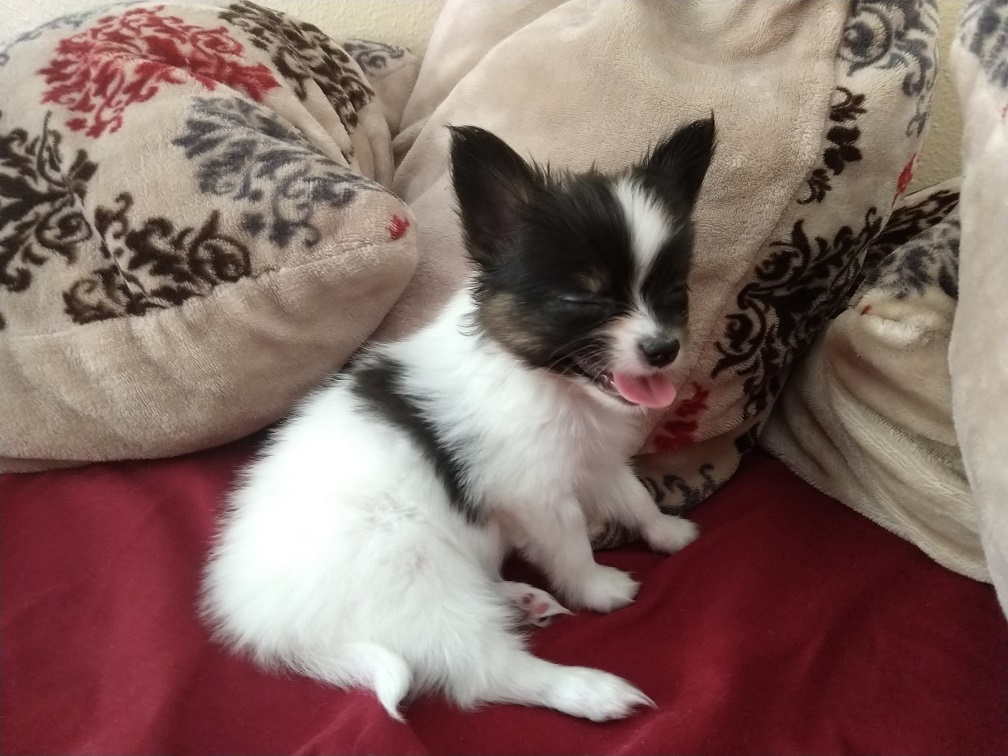
#> input picture Notes/sample_images/aurora.jpg, 1008 x 756 px, given in place of the camera
$ python motion.py
#> lines starting #> are read from the running program, lines starting #| are printed output that depends on the picture; after the words box and inside, x2 and y2 are one past the last pixel; in counts of white or black regions, pixels touching at a corner belong together
import cv2 as cv
import numpy as np


img = cv.imread("../sample_images/")

webcam = cv.VideoCapture(0)

def background_sub():
   bg = cv.createBackgroundSubtractorMOG2()

   key = ord('r')

   while key != ord('s'):
      still = webcam.read()
      img_current_gray = cv.cvtColor(still[1], cv.COLOR_BGR2GRAY)
      img = bg.apply(img_current_gray)
      cv.imshow('output', img)
      key = cv.waitKey(5)


# background_sub()

def contour_masking():
   cv.namedWindow('controls')

   cv.createTrackbar('lower', 'controls', 0, 255, lambda *args: None)
   cv.createTrackbar('upper', 'controls', 0, 255, lambda *args: None)
   key = ord('r')

   while key != ord('s'):
      still = webcam.read()
      img = still[1].copy()
#> img is the input picture: shape (756, 1008, 3); mean B, G, R 102, 107.8, 133.6
      img_current_gray = cv.cvtColor(still[1], cv.COLOR_BGR2GRAY)
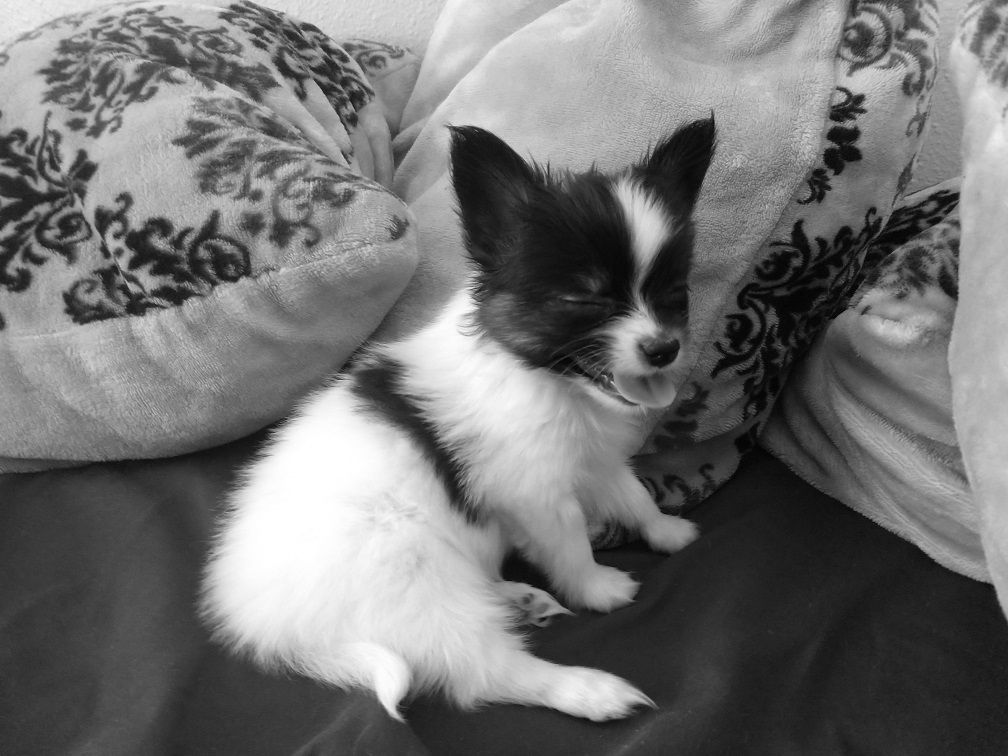
#> img_current_gray: shape (756, 1008); min 2, max 255, mean 114.9
      img_blur = cv.GaussianBlur(img_current_gray, (7,7), 0)

      lower = int(cv.getTrackbarPos('lower', 'controls'))
      upper = int(cv.getTrackbarPos('upper', 'controls'))

      img_canny = cv.Canny(img_blur, lower, upper)
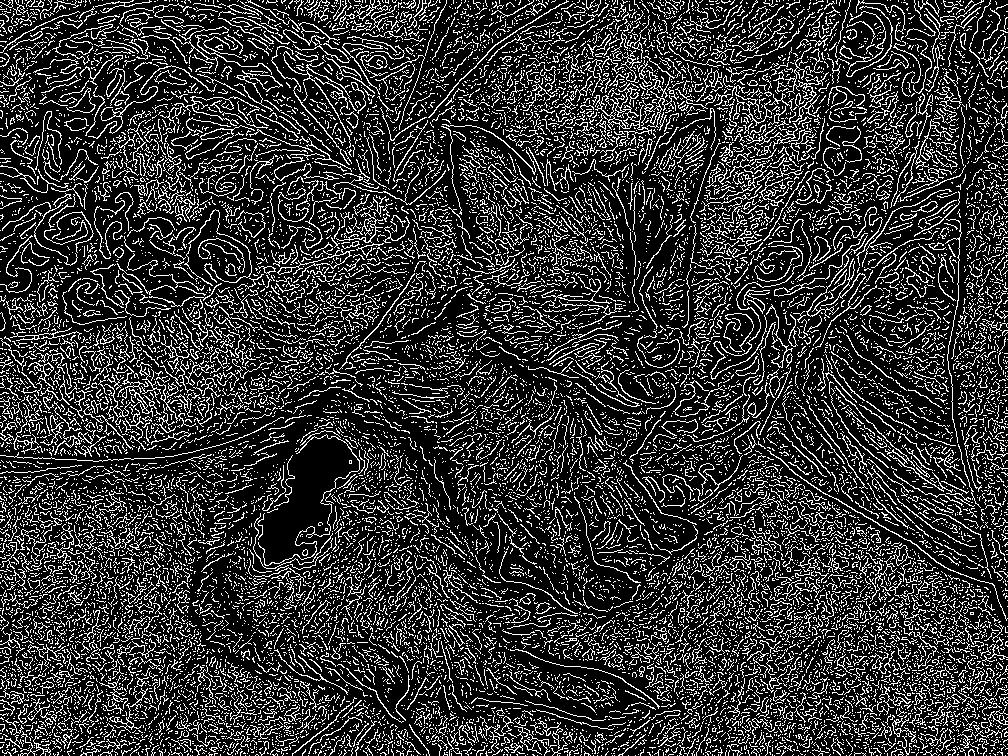
#> img_canny: shape (756, 1008); 20.2% white in thin lines or dots
      img_morphed = cv.morphologyEx(img_canny, cv.MORPH_CLOSE, np.ones((5,5)))
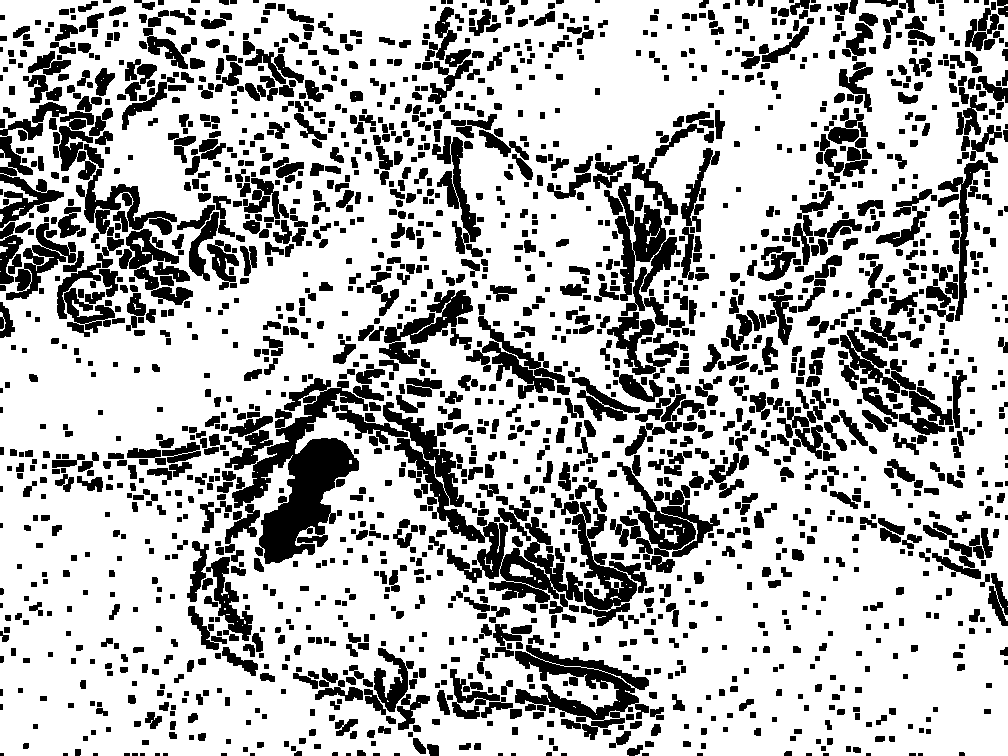
#> img_morphed: shape (756, 1008); 72.1% white; 1985 black regions (44 under 20 px)

      contours, hierarchy = cv.findContours(img_morphed,
                                            cv.RETR_EXTERNAL,
                                            cv.CHAIN_APPROX_SIMPLE)
#> contours = 14 contours, 10 with area under 20; largest, box (x1, y1, x2, y2) and area: (0, 0, 1008, 756) 751834, (0, 181, 38, 209) 322, (0, 246, 8, 253) 26, (12, 208, 24, 216) 21

      contours = sorted(contours, key=cv.contourArea)
      mask = np.zeros_like(img_morphed)

      cv.drawContours(mask,
                      [contours[-1]],
                      -1,
                      255,
                      cv.FILLED,
                      1)
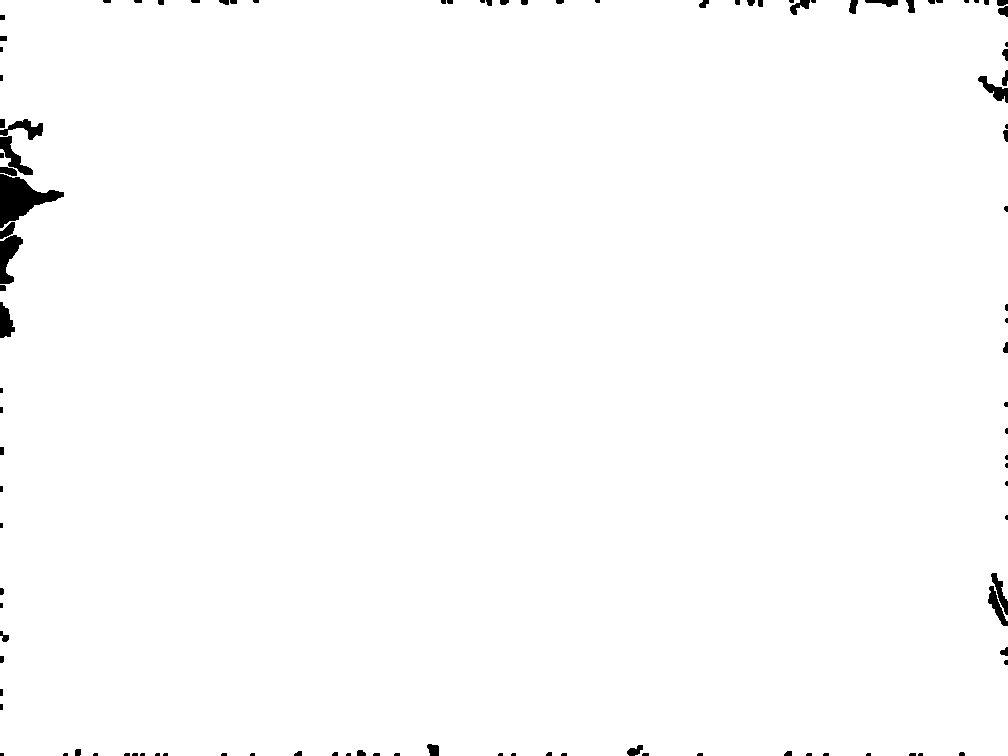
#> mask: shape (756, 1008); 99% white; 109 black regions (47 under 20 px), largest, box (x1, y1, x2, y2) and area: (0, 174, 64, 228) 1640, (0, 235, 23, 284) 623, (0, 136, 33, 175) 456
      img[mask==0] = 0
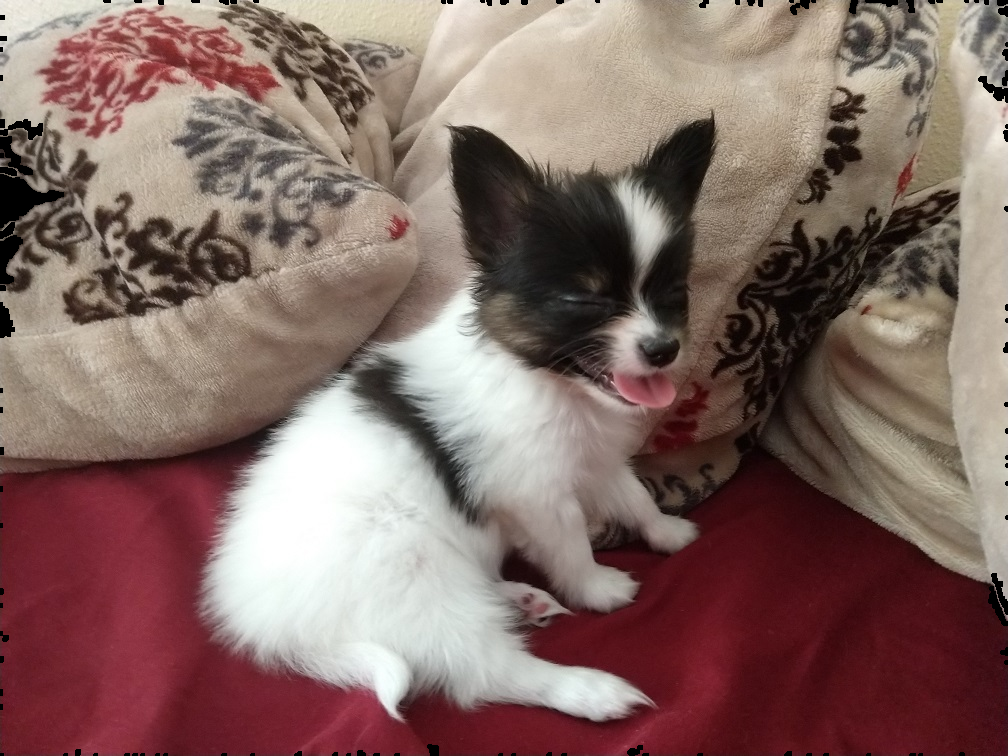
#> img: shape (756, 1008, 3); 0.99% of pixels changed, all inside (x1, y1, x2, y2) = (0, 0, 1008, 756)
      cv.imshow('image', img)
      key = cv.waitKey(5)
#> (key Esc is pressed here)

contour_masking()

$ run again, on Notes/sample_images/coins1.jpg
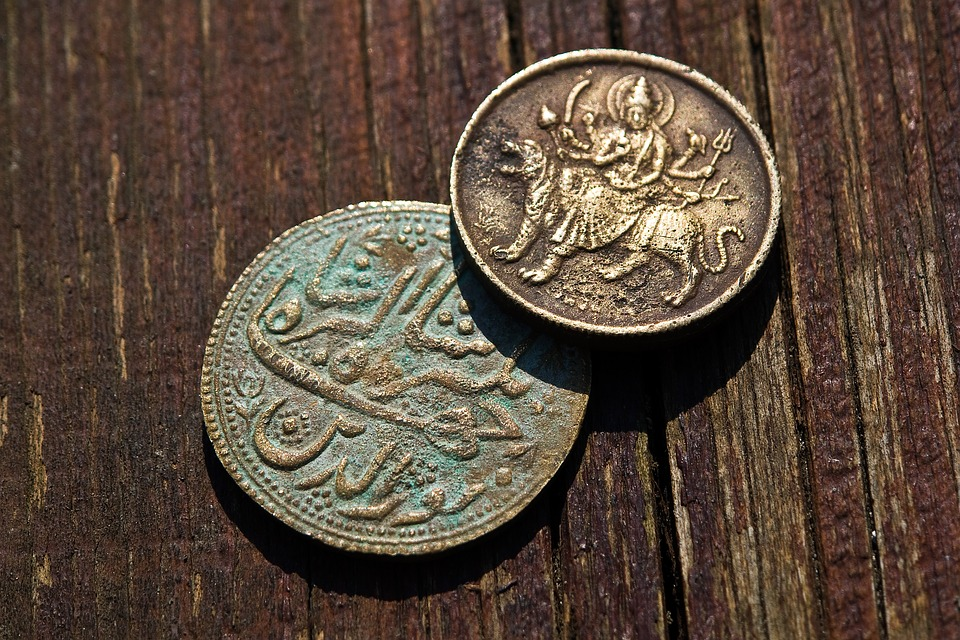
#> input picture Notes/sample_images/coins1.jpg, 960 x 640 px, given in place of the camera
#> in contour_masking, img is the input picture: shape (640, 960, 3); mean B, G, R 59.8, 73.6, 90.1
#> in contour_masking, `img_canny = cv.Canny(img_blur, lower, upper)`:
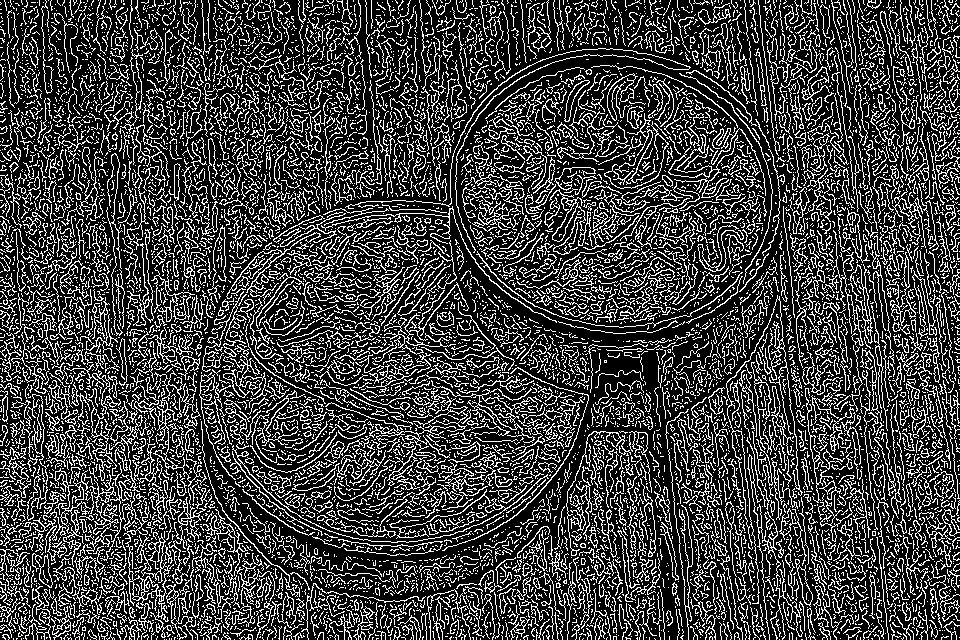
#> img_canny: shape (640, 960); 25% white in thin lines or dots
#> img_morphed: shape (640, 960); 87.1% white; 1290 black regions (26 under 20 px)
#> contours = 1 contour; box (x1, y1, x2, y2) and area: (0, 0, 960, 640) 609210
#> mask: shape (640, 960); 99.5% white; 85 black regions (36 under 20 px), largest, box (x1, y1, x2, y2) and area: (615, 0, 638, 27) 285, (288, 0, 301, 28) 201, (665, 623, 678, 640) 153
#> in contour_masking, `img[mask==0] = 0`:
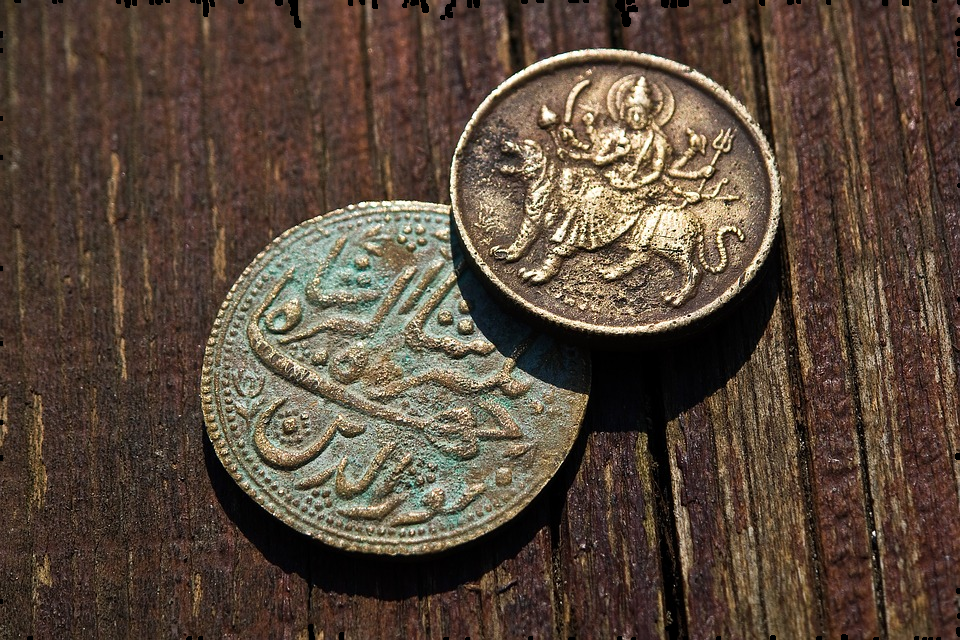
#> img: shape (640, 960, 3); 0.49% of pixels changed, all inside (x1, y1, x2, y2) = (0, 0, 960, 640)
